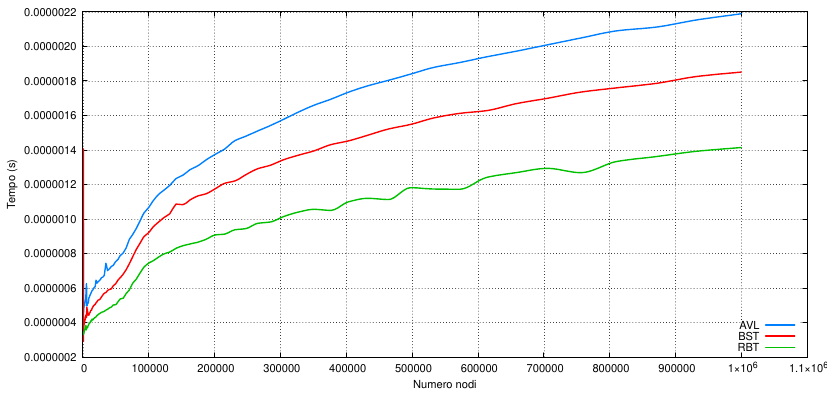

Here is the gnuplot script that generated this plot:
set xlabel 'Numero nodi'
set ylabel 'Tempo (s)'
set grid xtics mxtics ytics mytics
set key right bottom
set style fill transparent solid 0.5 noborder
set terminal pdf size 21cm,10cm enhanced color rounded \
    font 'Helvetica,12'
set output 'bst_avl_rbt_mean.pdf'
plot "output_mean.txt" using 1:2 smooth mcspline lw 2 lc "red" title "BST", "" using 1:4 smooth mcspline lw 2 lc "web-blue" title "AVL", "" using 1:6 smooth mcspline lw 2 lc "web-green" title "RBT"
